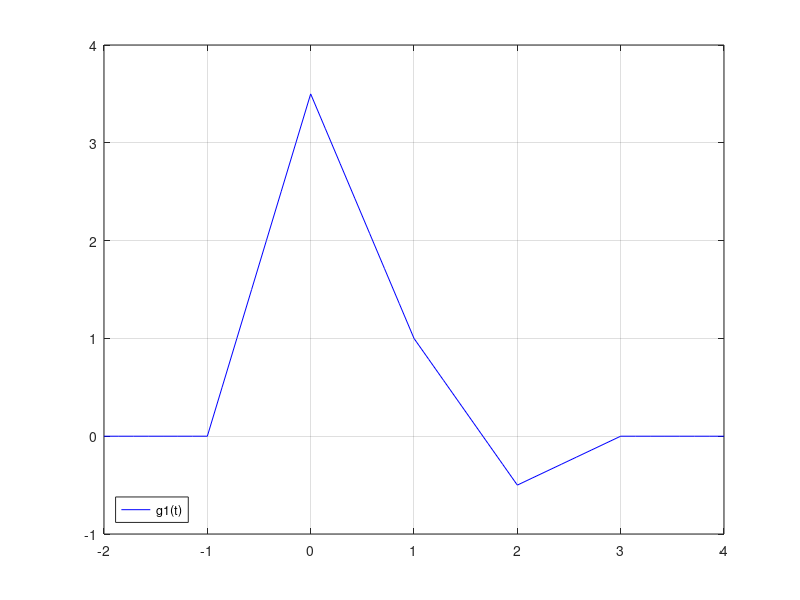
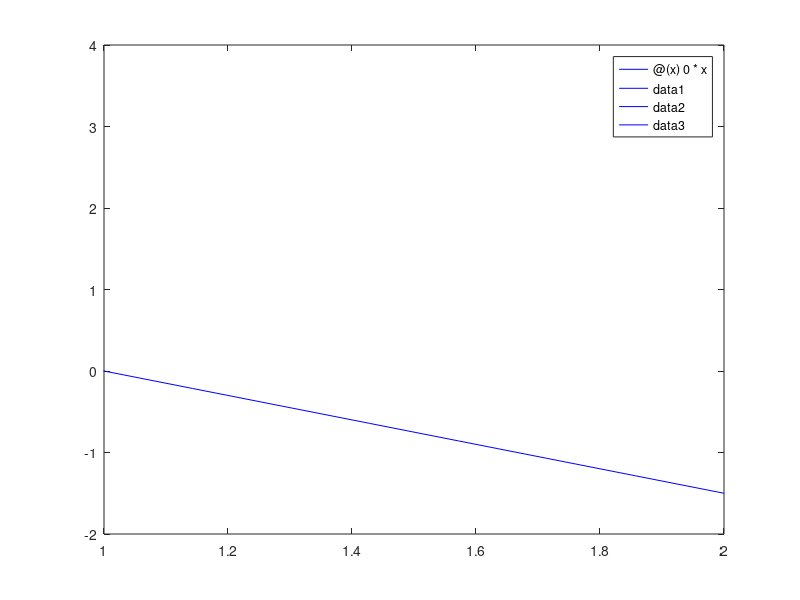

MATLAB code for these plots, in order: (Note: this script raises an error after producing the figures.)
% Problem 3 
%g1(t)
figure(1)
fplot(@(x) 0*x, [-2,-1], 'b'), hold on
fplot(@(x) 3.5*x+3.5, [-1,0], 'b')
fplot(@(x) -2.5*x+3.5, [0,1], 'b')
fplot(@(x) -1.5*x+2.5, [1,2], 'b')
fplot(@(x) 0.5*x-1.5, [2,3], 'b')
fplot(@(x) 0*x, [3,4], 'b')
xlim([-2,4])
hold off
grid on
legend({'g1(t)'},'Location','southwest')

%g2(t)
figure(2)
fplot(@(x) 0*x, [-2,-1], 'b'), hold on
fplot(@(x) 7*x.^2+6*x+3, [-1,0], 'b')
fplot(@(x) 1.5*x.^2-4.5*x+3, [0,1], 'b')
fplot(@(x) -1.5*x+1.5, [1,2], 'b')
fplot(@(x) -1.5*x.^2-9*t-13.5, [2,3], 'b')
fplot(@(x) 0*x, [3,4], 'b')
xlim([-2,4])
hold off
grid on
legend({'g2(t)'},'Location','southwest')

%g3(t)
figure(3)
fplot(@(x) 3, [-2,-1], 'b'), hold on
fplot(@(x) 2.5*x+5.5, [-1,0], 'b')
fplot(@(x) -0.5*x+5.5, [0,1], 'b')
fplot(@(x) 1.5*x+3.5, [1,2], 'b')
fplot(@(x) -3.5*x+13.5, [2,3], 'b')
fplot(@(x) 3, [3,4], 'b')
xlim([-2,4])
hold off
grid on
legend({'g3(t)'},'Location','southwest')